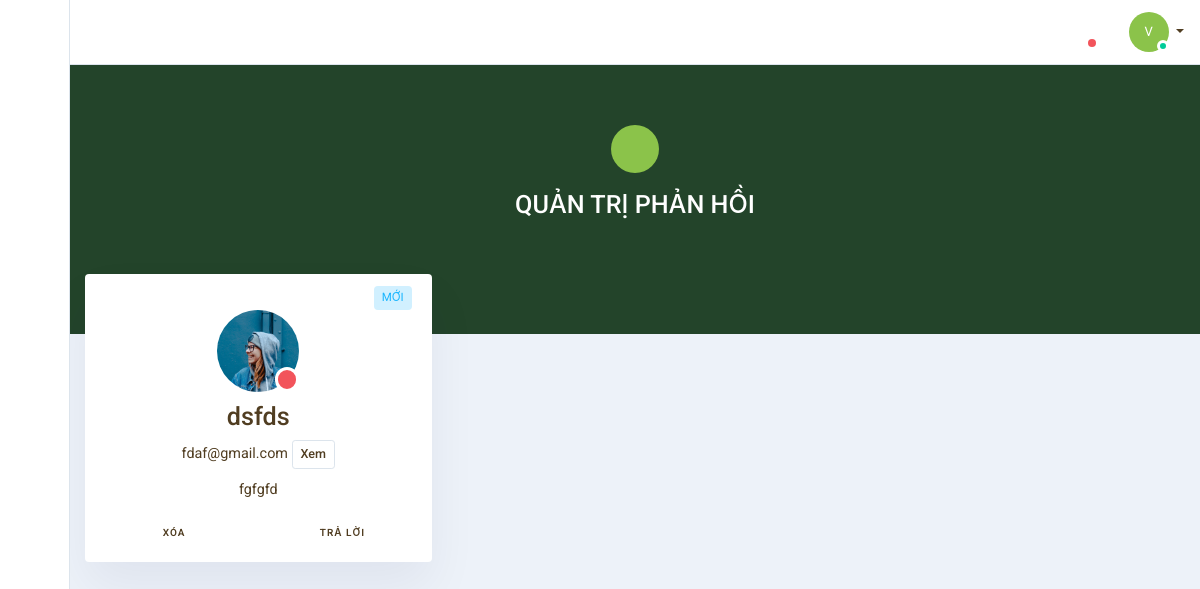
The page /index.php/admin/quan_tri_phan_hoi on the database as committed earlier.
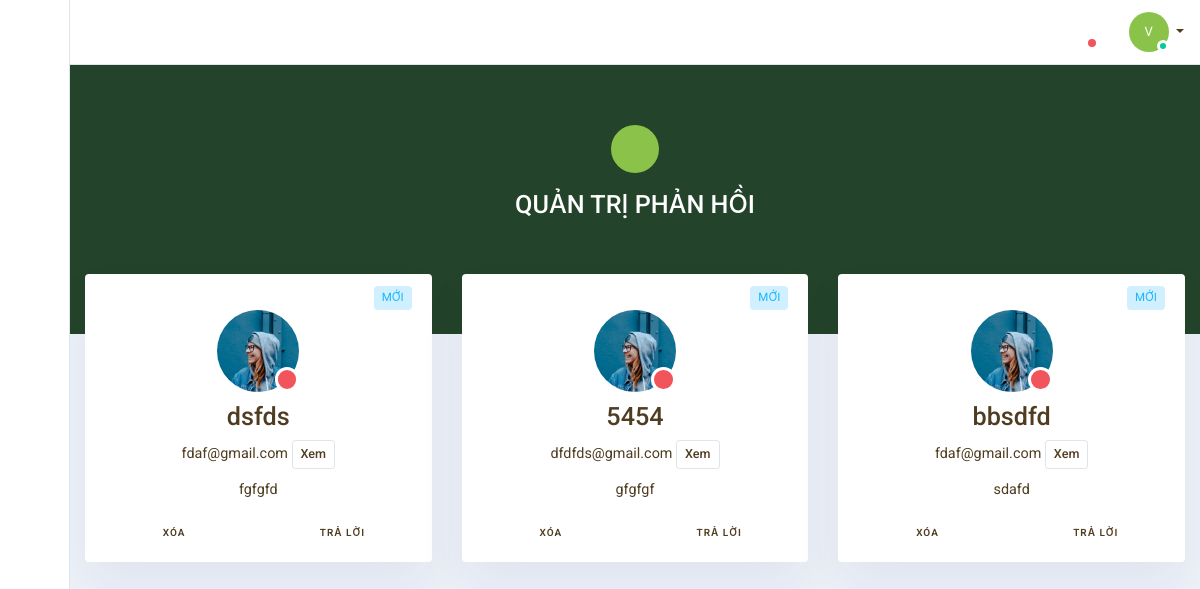
The same page on the database as committed later.
### tables this page shows
CREATE TABLE `tbl_phan_hoi` (
  `id` int(11) NOT NULL,
  `ho_ten` varchar(100) NOT NULL,
  `noi_dung_phan_hoi` text NOT NULL,
  `tai_khoan` varchar(50) NOT NULL,
  `thoi_gian_phan_hoi` timestamp NOT NULL DEFAULT current_timestamp(),
  `tieu_de` varchar(100) NOT NULL
);

### application/controllers/admin/Quan_tri_phan_hoi.php (called while the page is built, shortened)
<?php
class Quan_tri_phan_hoi extends CI_Controller {
	public function index()
	{
		$this->load->database();
		$this->load->helper('url');
		$query = $this->db->query("
			SELECT *
			FROM tbl_phan_hoi
		");
		$data['tieu_de'] = "Quản trị phản hồi";
		$this->load->view('admin/header', $data);
		$data['phan_hoi'] = $query->result();
		$this->load->view('admin/quan_tri_phan_hoi', $data);
	}
}

### index.php (called while the page is built, shortened)
<?php
require_once BASEPATH.'core/CodeIgniter.php';

### application/views/admin/quan_tri_phan_hoi.php (the view, shortened to what this page needs)
    <section class="admin-content " id="contact-search">
        <div class="bg-dark m-b-30">
            <div class="container">
                <div class="row p-b-60 p-t-60">
                    <div class="col-md-6 text-center mx-auto text-white p-b-30">
                        <div class="m-b-10">
                            <div class="avatar ">
                                <div class="avatar-title rounded-circle mdi mdi-contacts "></div>
                            </div>
                        </div>
                        <h3>QUẢN TRỊ PHẢN HỒI </h3>
                        </div>
                    </div>
                </div>
            </div>
        <section class="pull-up">
            <div class="container">
                <div class="row list">
                 <?php foreach ($phan_hoi as $row) {
                         ;?>
                    <div class="col-lg-4 col-md-6">
                        <div class="card m-b-30">
                            <div class="card-header">
                                <div class="card-controls">
                                    <a class="badge badge-soft-info" href="#">MỚI</a>
                                </div>
                            </div>
                            <div class="card-body">
                                <div class="text-center">
                                    <div>
                                        <div class="avatar avatar-xl avatar-dnd">
                                            <img class="avatar-img rounded-circle" src="../assets/img/users/user-5.jpg"
                                                 alt="name">
                                        </div>
                                    </div>
                                    <h3 class="p-t-10 searchBy-name"><?=$row->ho_ten;?></h3>
                                </div>
                                <div class="text-muted text-center m-b-10">
                                    <?=$row->tai_khoan;?> <a class="btn btn-sm btn-white" href="<?=base_url();?>admin/quan_tri_phan_hoi/xem_phan_hoi/<?=$row->id;?>">Xem</a>
                                </div>
                                <p class="text-muted text-center">
                                    <?=$row->noi_dung_phan_hoi;?>
                                </p>
                                <div class="row text-center p-b-10">
                                    <div class="col">
                                        <a href="<?=base_url();?>admin/quan_tri_phan_hoi/xoa_phan_hoi/<?=$row->id;?>">
                                            <div class="text-overline">Xóa</div>
                                        </a>
                                    </div>
                                    <div class="col">
                                        <a href="<?=base_url();?>admin/quan_tri_phan_hoi/phan_hoi_tra_loi">
                                            <div class="text-overline">Trả lời</div>
                                        </a>
                                    </div>
                                </div>
                            </div>
                        </div>
                    </div>
                     <?php
                            }
                            ;?>
                </div>
            </div>
        </section>
    </section>
</main>
</body>
</html>

Rows that differ between the two databases and show on the page:
added tbl_phan_hoi: ho_ten "5454", tai_khoan "dfdfds@gmail.com", noi_dung_phan_hoi "gfgfgf"
added tbl_phan_hoi: ho_ten "bbsdfd", tai_khoan "fdaf@gmail.com", noi_dung_phan_hoi "sdafd"
